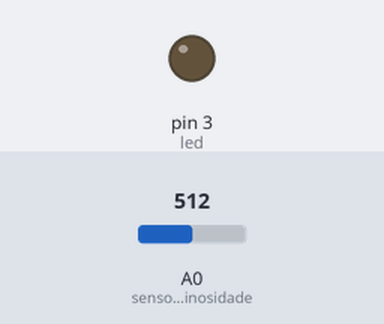
Bench run of a sketch on a simulated Arduino Uno, built with avr-gcc and run on an emulated ATmega328P. On the bench: output pins drawn as LEDs (lit = HIGH). The inputs (shaded band) are chosen by the test bench; at power-on: A0 (sensorLuminosidade) = 512.

Above: at 1.2 s.
1.3 s: A0 (sensorLuminosidade) set to 482
At 2.2 s:
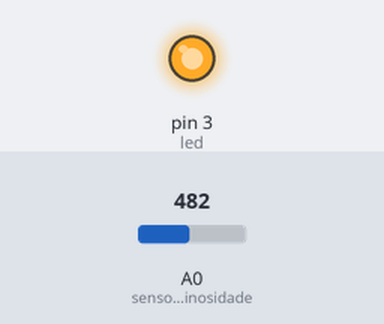
2.8 s: A0 (sensorLuminosidade) set to 510
At 3.3 s:
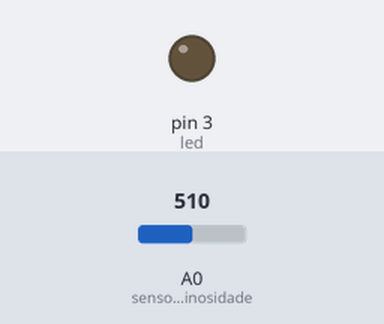
4.3 s: A0 (sensorLuminosidade) set to 490
At 5.7 s:
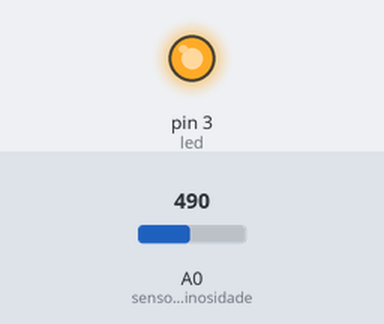
Timing chart, 0 to 7.3 s (numbered marks = the images above; inputs shaded):
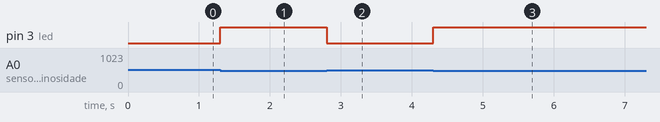

Measured:
- the behaviour switches between 500 and 499 on A0 (sensorLuminosidade) (found by bisection; images 0 and 1)
- after the input at 1.3 s, pin 3 (led): LOW → HIGH at once
- after the input at 2.8 s, pin 3 (led): HIGH → LOW at once
- after the input at 4.3 s, pin 3 (led): LOW → HIGH at once

The sketch:

poste_inteligente1.ino
```cpp
// C++ code
//
int led = 3;
int sensorLuminosidade = A0;
int luz = 0;
//Variável para capturar a luminosidade.

void setup(){
 //Led é de saída
 pinMode(led,OUTPUT);

 //sensorLuminosidade é de entrada
 pinMode(sensorLuminosidade, INPUT);

}

void loop(){
  //Capturar o que o sensor leu no ambiente
  //analogRead é usado para leitura analógica

  luz = analogRead(sensorLuminosidade);
  /* as portas analógicas capturam dados que variam  de
   0 até 1023 */
  if(luz<500){

    analogWrite(led, 1023);//LIGAR LED

    if(luz>500 & luz < 900){

      // passar ao led instensidade média
      analogWrite(luz, 500);

    }

  }else{

    analogWrite(led, 0); // DESLIGAR LED

  }

}
```
